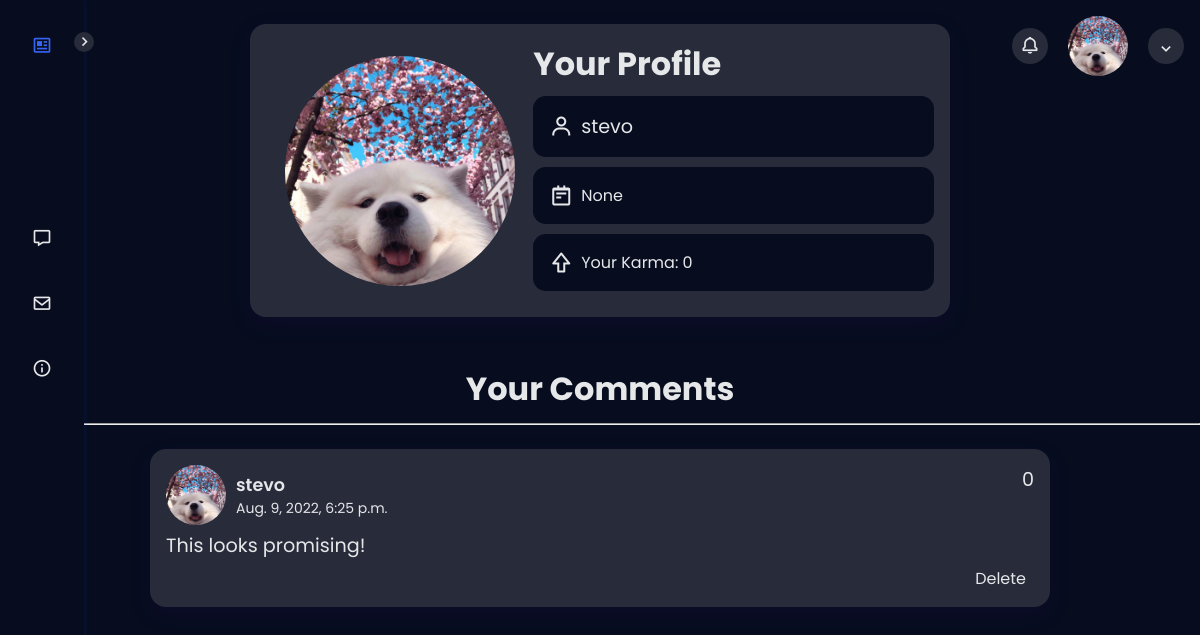
Screenshot of /u/1625b1aa-6f11-4692-99d8-8549d102752e/ (signed in) with the database file from the repository.
### users/models.py (models this page shows, shortened)
class Profile(models.Model):
    user = models.OneToOneField(
        User, on_delete=models.CASCADE, null=True, blank=True)
    email = models.EmailField(max_length=500, null=True, blank=True)
    username = models.CharField(max_length=200, null=True, blank=True)
    short_bio = models.CharField(max_length=1000, null=True, blank=True)
    profile_image = models.ImageField(null=True, blank=True,
                                    upload_to='static/imgs/profiles/', default='static/imgs/profiles/profile_default.png')
    created = models.DateTimeField(auto_now_add=True)
    id = models.UUIDField(default=uuid.uuid4, unique=True,
                        primary_key=True, editable=False)

class Comment(models.Model):
    owner = models.ForeignKey(Profile, on_delete=models.CASCADE, null=True, blank=True)
    post = models.ForeignKey(Article, on_delete=models.CASCADE, null=True, blank=True)
    comment_body = models.TextField(max_length=2000)
    answers = models.ManyToManyField('Answer', blank=True)
    is_answer = models.BooleanField(default=False)
    activities = models.ManyToManyField('Activity', blank=True)
    created = models.DateTimeField(auto_now_add=True)
    id = models.UUIDField(default=uuid.uuid4, unique=True,
                        primary_key=True, editable=False)

### users/views.py (the view)
# urls.py: path('u/<str:pk>/', views.userProfile, name='user_profile'),
def userProfile(request, pk):
    context = {}
    single_user = Profile.objects.get(id=pk)
    comments = Comment.objects.filter(owner=single_user).order_by('-created')
    if request.user.is_authenticated:
        profile = Profile.objects.get(user=request.user)
    context = {'single_user': single_user, 'comments': comments, 'profile': profile}
    return render(request, 'users/user_profile.html', context)

### news/templatetags/news_tags.py (called while the page is built)
@register.filter(name='comment_rating')
def comment_rating(comment_id):
    comment = Comment.objects.get(id=comment_id)
    activities = comment.activity_set.all()
    upvotes = activities.filter(activity_type='U').count()
    downvotes = activities.filter(activity_type='D').count()
    rating = upvotes - downvotes
    return rating

@register.filter(name='rating_count')
def rating_count(user_id):
    user_profile = Profile.objects.get(id=user_id)
    comments = Comment.objects.filter(owner=user_profile)
    count = 0
    for comment in comments:
        count += comment_rating(comment.id)
    return count

### users/templates/users/user_profile.html (shortened to what this page needs)
{% extends 'main.html' %}
{% load news_tags %}
{% block content %}
<div class="profile-wrapper">
    <div class="profile">
        <div class="profile__contents">
            <div class="profile__img">
                <img src="{{ single_user.profile_image.url }}" class="profile__img_wrapped" />
            </div>
            <div class="profile__header">
                {% if request.user.is_authenticated and request.user == single_user.user %}
                <h1>Your Profile</h1>
                {% else %}
                <h1>{{single_user.username}}'s Profile</h1>
                {% endif %}
            </div>
            <div class="profile__info">
                <div class="profile__box">
                    <i class='bx bx-user profile__icon'></i>
                    <span class="profile__username">{{ single_user.username }}</span>
                </div>
                <div class="profile__box">
                    <i class='bx bx-notepad profile__icon'></i>
                    <span class="profile__bio">{{ single_user.short_bio }}</span>
                </div>
                <div class="profile__box">
                    <i class='bx bx-upvote profile__icon' ></i>
                    <span>Your Karma: {{ single_user.id|rating_count }}</span>
                </div>
            </div>
        </div>
    </div>
    <div class="profile__comments__header">
        <h1>Your Comments</h1>
    </div>
    <hr>
    <div class="article__comments_history">
        {% for comment in comments %}
        <div class="article__comments_body">
            <a class="comment_link_wrapper" href="{% url 'single_article' comment.post.link_main %}">
                <div class="article__comment_user">
                    <div class="acc__comment_user_left">
                        <img class="acc__comment_user_img" src="{{ comment.owner.profile_image.url }}" />
                        <div class="acc__comment_user_time">
                            <p class="acc__comment_username">{{ comment.owner.username }}</p>
                            <p class="acc__comment_time">{{ comment.created }}</p>
                        </div>
                    </div>
                    <div class="acc__comment_user_right">
                        <div class="acc__comment_vote">
                            <span>{{ comment.id|comment_rating }}</span>
                        </div>
                    </div>
                </div>
                <div class="article__comment_content">
                    <div class="article__comment_text">
                        <p class="article__comment_text_comment">{{ comment.comment_body|linebreaksbr }}</p>
                    </div>
                </a>
                    <div class="article__comment_answer">
                        {% if request.user.is_authenticated %}
                            {% if request.user == comment.owner.user %}
                                <a href="{% url 'delete_comment' comment.id %}" class="article__comment_delete_btn">Delete</a>
                            {% endif %}
                        {% endif %}
                    </div>
                </div>
        </div>
        {% endfor %}
    </div>
{% endblock %}

### templates/acc_show.html (shortened to what this page needs)
{% load static %}
<div class="acc_show">
    <div class="acc_show_btns">
        <div class="acc_icon">
            <div class="acc_notifications_btn">
                <i class='bx bx-bell'></i>
            </div>
        </div>
        {% if request.user.is_authenticated %}
        <a class="acc_logged_in" href="{% url 'user_profile' profile.id %}">
            <img src="{{ profile.profile_image.url }}" class="acc_login_img">
        </a>
        <div class="acc_icon" id="acc_show_menu" onclick="showAccMenu()">
            <div class="acc_drop_down">
                <i class='bx bx-chevron-down' id="arrow_to_rotate"></i>
            </div>
        </div>
        {% endif %}
    </div>
</div>

### rows the page displays
Profile: profile_image (picture), username "stevo", short_bio "None", id|rating_count "0"
Comment: owner.profile_image (picture), owner.username "stevo", created "Aug. 9, 2022, 6:25 p.m.", id|comment_rating "0", comment_body "This looks promising!", shows "Delete"
